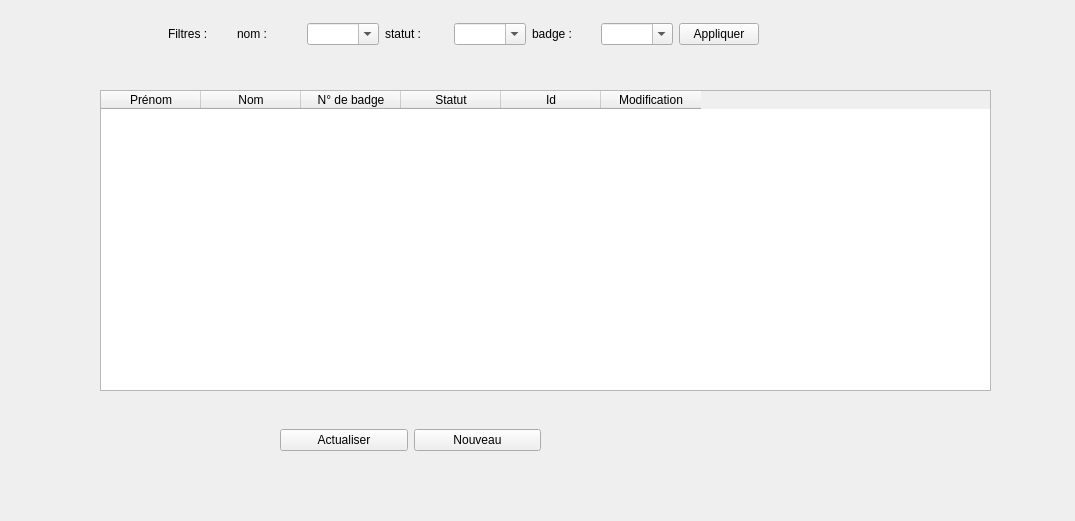
<?xml version="1.0" encoding="UTF-8"?>
<ui version="4.0">
 <class>IhmAgents</class>
 <widget class="QWidget" name="IhmAgents">
  <property name="geometry">
   <rect>
    <x>0</x>
    <y>0</y>
    <width>1075</width>
    <height>521</height>
   </rect>
  </property>
  <property name="windowTitle">
   <string>Form</string>
  </property>
  <widget class="QTableWidget" name="tableWidgetAgents">
   <property name="geometry">
    <rect>
     <x>100</x>
     <y>90</y>
     <width>891</width>
     <height>301</height>
    </rect>
   </property>
   <column>
    <property name="text">
     <string>Prénom</string>
    </property>
   </column>
   <column>
    <property name="text">
     <string>Nom</string>
    </property>
   </column>
   <column>
    <property name="text">
     <string>N° de badge</string>
    </property>
   </column>
   <column>
    <property name="text">
     <string>Statut</string>
    </property>
   </column>
   <column>
    <property name="text">
     <string>Id</string>
    </property>
   </column>
   <column>
    <property name="text">
     <string>Modification</string>
    </property>
   </column>
  </widget>
  <widget class="QWidget" name="layoutWidget">
   <property name="geometry">
    <rect>
     <x>168</x>
     <y>20</y>
     <width>591</width>
     <height>28</height>
    </rect>
   </property>
   <layout class="QHBoxLayout" name="horizontalLayout_2">
    <item>
     <layout class="QHBoxLayout" name="horizontalLayout">
      <item>
       <widget class="QLabel" name="label">
        <property name="text">
         <string>Filtres : </string>
        </property>
       </widget>
      </item>
      <item>
       <widget class="QLabel" name="label_2">
        <property name="text">
         <string>nom :</string>
        </property>
       </widget>
      </item>
      <item>
       <widget class="QComboBox" name="comboBoxNom">
        <property name="editable">
         <bool>true</bool>
        </property>
       </widget>
      </item>
      <item>
       <widget class="QLabel" name="label_3">
        <property name="text">
         <string>statut :</string>
        </property>
       </widget>
      </item>
      <item>
       <widget class="QComboBox" name="comboBoxStatut">
        <property name="editable">
         <bool>true</bool>
        </property>
       </widget>
      </item>
      <item>
       <widget class="QLabel" name="label_4">
        <property name="text">
         <string>badge :</string>
        </property>
       </widget>
      </item>
      <item>
       <widget class="QComboBox" name="comboBoxBadge">
        <property name="editable">
         <bool>true</bool>
        </property>
       </widget>
      </item>
      <item>
       <widget class="QPushButton" name="pushButtonAppliquer">
        <property name="text">
         <string>Appliquer</string>
        </property>
       </widget>
      </item>
     </layout>
    </item>
   </layout>
  </widget>
  <widget class="QWidget" name="">
   <property name="geometry">
    <rect>
     <x>280</x>
     <y>400</y>
     <width>261</width>
     <height>81</height>
    </rect>
   </property>
   <layout class="QHBoxLayout" name="horizontalLayout_3">
    <item>
     <widget class="QPushButton" name="pushButtonActualiser">
      <property name="text">
       <string>Actualiser</string>
      </property>
     </widget>
    </item>
    <item>
     <widget class="QPushButton" name="pushButtonNouveau">
      <property name="text">
       <string>Nouveau</string>
      </property>
      <property name="icon">
       <iconset resource="Images.qrc">
        <normaloff>:/img/images/ajouterIcon.png</normaloff>:/img/images/ajouterIcon.png</iconset>
      </property>
     </widget>
    </item>
   </layout>
  </widget>
 </widget>
 <resources>
  <include location="Images.qrc"/>
 </resources>
 <connections/>
</ui>
